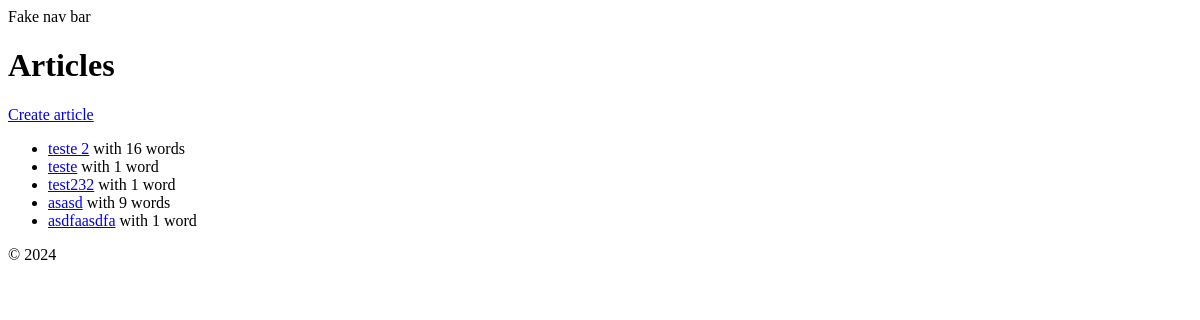
/articles/, run on an earlier commit of the app's database.
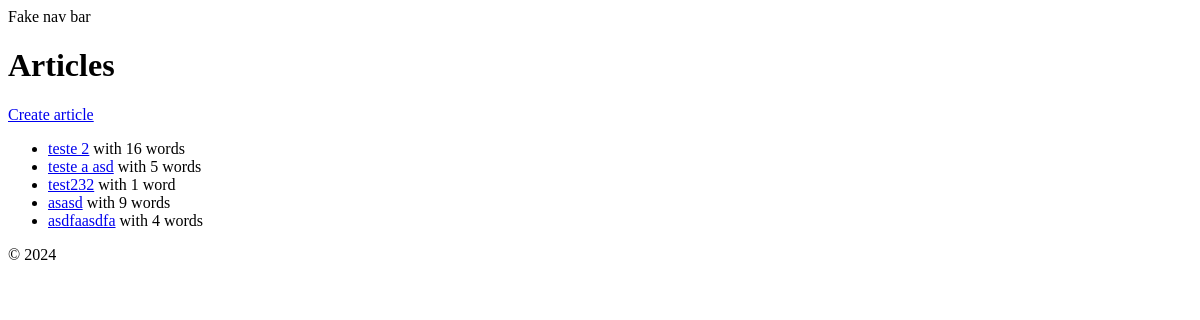
And on a later commit of the database.
### app/models.py (models this page shows, shortened)
class Article(models.Model):
    title = models.CharField(max_length=100)
    content = models.TextField(blank=True, default="")
    word_count = models.IntegerField(blank=True, default=0)  # Set default value to 0
    twitter_post = models.TextField(blank=True, default="")
    status = models.CharField(
        max_length=20,
        choices=ARTICLE_STATUS,
        default=ARTICLE_STATUS[0][0],
    )
    created_at = models.DateTimeField(auto_now_add=True)
    updated_at = models.DateTimeField(auto_now=True)

### app/views.py (the view)
# urls.py: path("", ArticleListView.as_view(), name="home"),
class ArticleListView(ListView):
    template_name = "app/home.html"
    model = Article
    context_object_name = "articles"

### templates/app/home.html
{% extends 'app/base.html' %}
{% block content %}
  <h1>Articles</h1>
  <a href="{% url 'article_create' %}">Create article</a>
  {% if articles %}
    <ul>
      {% for article in articles %}
        <li>
          <a href="{% url 'article_update' article.id %}">{{ article.title }}</a>
          with {{ article.word_count }} word{{ article.word_count|pluralize }}
        </li>
      {% endfor %}
    </ul>
  {% else %}
    <p>There are no articles yet.</p>
  {% endif %}
{% endblock %}

What changed in the data, as far as the page shows it:
changed Article: title "teste" → "teste a asd"; word_count "1" → "5"
changed Article "asdfaasdfa": word_count "1" → "4"
